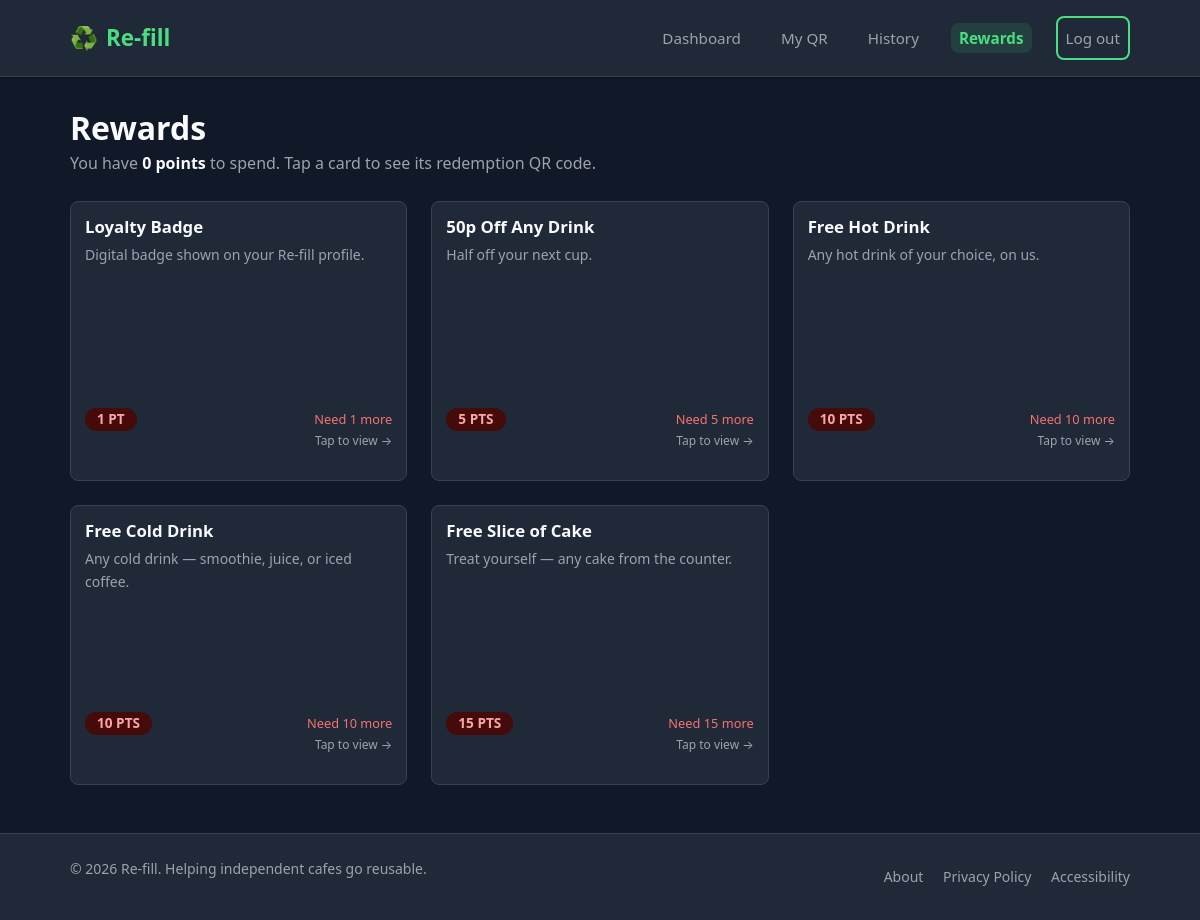
/Application/customer/rewards.php (signed in), run on the app's committed database.
### tables this page shows
CREATE TABLE `rewards` (
  `reward_id`       int(10) UNSIGNED NOT NULL,
  `name`            varchar(100)     NOT NULL,
  `description`     text                      DEFAULT NULL,
  `points_required` int(10) UNSIGNED NOT NULL,
  `is_active`       tinyint(1)       NOT NULL DEFAULT 1,
  `created_at`      datetime         NOT NULL DEFAULT current_timestamp()
);

### Application/includes/auth.php (called while the page is built, shortened)
<?php
function is_logged_in_customer(): bool {
    return !empty($_SESSION['user_id']);
}

### Application/customer/rewards.php (the view, shortened to what this page needs)
<?php
require_once __DIR__ . '/../includes/auth.php';
$pdo = get_db();
$uid = (int)$_SESSION['user_id'];
$stmt = $pdo->prepare('SELECT user_id, points_balance, full_name FROM users WHERE user_id = ?');
$stmt->execute([$uid]);
$user    = $stmt->fetch();
$balance = (int)$user['points_balance'];
$rewards = $pdo->query('SELECT * FROM rewards WHERE is_active = 1 ORDER BY points_required ASC')->fetchAll();
$signed_payloads = [];
require_once __DIR__ . '/../includes/header.php';
?>
<h1 class="rewards-heading">Rewards</h1>
<p class="rewards-balance">
    You have <strong><?= $balance ?> point<?= $balance !== 1 ? 's' : '' ?></strong> to spend.
    Tap a card to see its redemption QR code.
</p>
<?php if (empty($rewards)): ?>
    <div class="alert alert-info">No rewards available right now — check back soon!</div>
<?php else: ?>
    <div class="row row-cols-1 row-cols-md-2 row-cols-xl-3 g-4">
        <?php foreach ($rewards as $r): ?>
            <?php
            $can_redeem = $balance >= (int)$r['points_required'];
            $rid        = (int)$r['reward_id'];
            $payload    = $signed_payloads[$rid] ?? null;
            ?>
            <div class="col">
                <div class="flip-wrapper"
                     id="wrap-<?= $rid ?>"
                     onclick="toggleFlip(<?= $rid ?>)"
                     role="button"
                     tabindex="0"
                     aria-label="<?= htmlspecialchars($r['name']) ?> — tap to flip"
                     onkeydown="if(event.key==='Enter'||event.key===' ')toggleFlip(<?= $rid ?>)"
                     <?php if ($payload): ?>
                     data-payload="<?= htmlspecialchars($payload) ?>"
                     <?php endif; ?>>
                    <div class="flip-inner">
                    <div class="flip-face front<?= $can_redeem ? ' can-redeem' : '' ?>">
                        <h2 class="reward-name"><?= htmlspecialchars($r['name']) ?></h2>
                        <p class="reward-desc"><?= htmlspecialchars($r['description'] ?? '') ?></p>
                        <div class="reward-footer">
                            <?php if ($can_redeem): ?>
                                <span class="badge badge-green badge-lg">
                                    <?= (int)$r['points_required'] ?> pt<?= $r['points_required'] != 1 ? 's' : '' ?>
                                </span>
                                <span class="redeem-ready">Ready to redeem ✓</span>
                            <?php else: ?>
                                <span class="badge badge-red badge-lg">
                                    <?= (int)$r['points_required'] ?> pt<?= $r['points_required'] != 1 ? 's' : '' ?>
                                </span>
                                <span class="redeem-locked">
                                    Need <?= (int)$r['points_required'] - $balance ?> more
                                </span>
                            <?php endif; ?>
                        </div>
                        <p class="reward-hint">Tap to <?= $can_redeem ? 'see QR →' : 'view →' ?></p>
                    </div>
                    <div class="flip-face back">
                        <?php if ($can_redeem && $payload): ?>
                            <p class="redeem-label">Show to staff to redeem</p>
                            <div class="qr-box" id="qr-<?= $rid ?>"></div>
                            <p class="redeem-name"><?= htmlspecialchars($r['name']) ?></p>
                            <p class="redeem-label">
                                <?= (int)$r['points_required'] ?> point<?= $r['points_required'] != 1 ? 's' : '' ?>
                            </p>
                        <?php else: ?>
                            <p class="redeem-locked-text">
                            </p>
                            <a href="<?= BASE_URL ?>/customer/qr.php" class="btn-primary btn-earn">
                            </a>
                        <?php endif; ?>
                        <p class="reward-hint">Tap to flip back</p>
                    </div>
                    </div>
                </div>
            </div>
        <?php endforeach; ?>
    </div>
<?php endif; ?>
<?php require_once __DIR__ . '/../includes/footer.php'; ?>

### Application/includes/header.php (shortened to what this page needs)
<?php
$_current_page = basename($_SERVER['PHP_SELF'] ?? '', '.php');
function nav_is_active(string $page_name): string {
    global $_current_page;
    return $_current_page === $page_name ? ' nav-active' : '';
}
?>
<!DOCTYPE html>
<html lang="en" data-bs-theme="dark">
<head>
    <link href="https://cdn.jsdelivr.net/npm/bootstrap@5.3.8/dist/css/bootstrap.min.css"
          rel="stylesheet"
>
    <link rel="stylesheet" href="<?= BASE_URL ?>/assets/css/style.css">
</head>
<body>
<header class="site-header" role="banner">
    <div class="container header-inner">
        <a href="<?= BASE_URL ?>/" class="logo" aria-label="Re-fill home">
            <span class="logo-icon" aria-hidden="true">♻️</span>
            <span class="logo-text">Re-fill</span>
        </a>
        <nav class="main-nav" aria-label="Main navigation">
            <?php if (is_logged_in_customer()): ?>
                <a href="<?= BASE_URL ?>/customer/dashboard.php" class="<?= nav_is_active('dashboard') ?>">Dashboard</a>
                <a href="<?= BASE_URL ?>/customer/qr.php"        class="<?= nav_is_active('qr') ?>">My QR</a>
                <a href="<?= BASE_URL ?>/customer/history.php"   class="<?= nav_is_active('history') ?>">History</a>
                <a href="<?= BASE_URL ?>/customer/rewards.php"   class="<?= nav_is_active('rewards') ?>">Rewards</a>
                <a href="<?= BASE_URL ?>/customer/logout.php" class="btn-secondary">Log out</a>
            <?php elseif (is_logged_in_staff()): ?>
                <a href="<?= BASE_URL ?>/staff/dashboard.php" class="<?= nav_is_active('dashboard') ?>">Dashboard</a>
                <a href="<?= BASE_URL ?>/staff/scan.php"      class="<?= nav_is_active('scan') ?>">Scan QR</a>
                <a href="<?= BASE_URL ?>/staff/logout.php" class="btn-secondary">Log out</a>
            <?php else: ?>
                <a href="<?= BASE_URL ?>/customer/login.php"    class="<?= nav_is_active('login') ?>">Log in</a>
                <a href="<?= BASE_URL ?>/customer/register.php" class="btn-primary<?= nav_is_active('register') ?>">Sign up</a>
            <?php endif; ?>
        </nav>
    </div>
</header>
<main class="container" id="main-content" tabindex="-1">

### Application/includes/footer.php (shortened to what this page needs)
</main>
<footer class="site-footer" role="contentinfo">
    <div class="container">
        <p>&copy; <?= date('Y') ?> Re-fill. Helping independent cafes go reusable.</p>
        <nav aria-label="Footer navigation">
            <a href="<?= BASE_URL ?>/about.php">About</a>
            <a href="<?= BASE_URL ?>/privacy.php">Privacy Policy</a>
            <a href="<?= BASE_URL ?>/accessibility.php">Accessibility</a>
        </nav>
    </div>
</footer>
</body>
</html>

### data on the page
rewards: name "Loyalty Badge", description "Digital badge shown on your Re-fill profile.", points_required "1", (int)$r['points_required']-$balance "1", shows "view →"
rewards: name "50p Off Any Drink", description "Half off your next cup.", points_required "5", shows "S", (int)$r['points_required']-$balance "5", shows "view →"
rewards: name "Free Hot Drink", description "Any hot drink of your choice, on us.", points_required "10", shows "S", (int)$r['points_required']-$balance "10", shows "view →"
rewards: name "Free Cold Drink", description "Any cold drink — smoothie, juice, or iced coffee.", points_required "10", shows "S", (int)$r['points_required']-$balance "10", shows "view →"
rewards: name "Free Slice of Cake", description "Treat yourself — any cake from the counter.", points_required "15", (int)$r['points_required']-$balance "15", shows "view →"

### other printed values
$balance "0"
